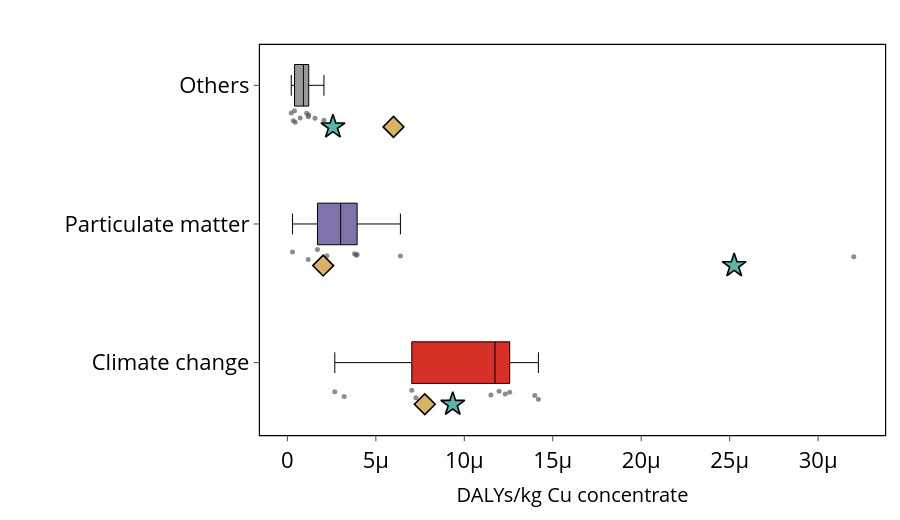

The notebook cell saved with this chart:
### Code cell
plot_lcia_boxes_for_reference_product(
    df_hh_eiv,
    reference_product="Cu concentrate",
    yaxis_label="DALYs/kg Cu concentrate",
    title="",
    output_html="results/Damages/boxplot_hh_cu_eiv.html",
    output_image="results/Damages/boxplot_hh_cu_eiv",
    image_format="pdf",
    **COMMON
)

plot_lcia_boxes_for_reference_product(
    df_hh_riv,
    reference_product="Cu concentrate",
    yaxis_label="DALYs/kg Cu concentrate",
    title="",
    output_html="results/Damages/boxplot_hh_cu_riv.html",
    output_image="results/Damages/boxplot_hh_cu_riv",
    image_format="pdf",
    **COMMON
)

### Figure 1 — Plotly figure (JSON) as saved in the notebook; plotly's stock layout.template omitted (floating-point values rounded to 4 significant figures)
{"data": [{"boxpoints": "all", "fillcolor": "#d73027", "hoverinfo": "text+x", "hovertext": ["Copper Mountain", "Gibraltar (Cu)", "Goldex (Cu)", "Highland Valley (Cu)", "Kidd Creek", "LaRonde (Cu)", "Mount Milligan", "Mount Polley", "New Afton", "Snow Lake (Cu)"], "jitter": 0.35, "line": {"color": "black", "width": 1}, "marker": {"color": "rgba(80,80,80,0.65)", "size": 5}, "orientation": "h", "showlegend": false, "width": 0.3, "x": [1.419e-05, 1.196e-05, 1.231e-05, 7.269e-06, 2.68e-06, 7.031e-06, 1.257e-05, 1.398e-05, 3.21e-06, 1.15e-05], "y": [0, 0, 0, 0, 0, 0, 0, 0, 0, 0], "type": "box"}, {"boxpoints": "all", "fillcolor": "#8073ac", "hoverinfo": "text+x", "hovertext": ["Copper Mountain", "Gibraltar (Cu)", "Goldex (Cu)", "Highland Valley (Cu)", "Kidd Creek", "LaRonde (Cu)", "Mount Milligan", "Mount Polley", "New Afton", "Snow Lake (Cu)"], "jitter": 0.35, "line": {"color": "black", "width": 1}, "marker": {"color": "rgba(80,80,80,0.65)", "size": 5}, "orientation": "h", "showlegend": false, "width": 0.3, "x": [3.941e-06, 3.889e-06, 6.388e-06, 2.233e-06, 3.793e-06, 1.949e-06, 1.177e-06, 3.201e-05, 2.869e-07, 1.7e-06], "y": [1, 1, 1, 1, 1, 1, 1, 1, 1, 1], "type": "box"}, {"boxpoints": "all", "fillcolor": "#999999", "hoverinfo": "text+x", "hovertext": ["Copper Mountain", "Gibraltar (Cu)", "Goldex (Cu)", "Highland Valley (Cu)", "Kidd Creek", "LaRonde (Cu)", "Mount Milligan", "Mount Polley", "New Afton", "Snow Lake (Cu)"], "jitter": 0.35, "line": {"color": "black", "width": 1}, "marker": {"color": "rgba(80,80,80,0.65)", "size": 5}, "orientation": "h", "showlegend": false, "width": 0.3, "x": [1.088e-06, 1.206e-06, 1.56e-06, 4.035e-07, 3.359e-07, 4.45e-07, 2.067e-06, 1.178e-06, 2.178e-07, 7.24e-07], "y": [2, 2, 2, 2, 2, 2, 2, 2, 2, 2], "type": "box"}, {"marker": {"color": "rgba(0,0,0,0)", "line": {"color": "black", "width": 1.5}, "size": 16, "symbol": "square"}, "mode": "markers", "name": "MetalliCan range", "showlegend": false, "x": [null], "y": [null], "type": "scatter"}, {"marker": {"color": "rgba(80,80,80,0.7)", "size": 10, "symbol": "circle"}, "mode": "markers", "name": "MetalliCan sites", "showlegend": false, "x": [null], "y": [null], "type": "scatter"}, {"marker": {"color": "#d8b365", "line": {"color": "black", "width": 1.6}, "size": 16, "symbol": "diamond"}, "mode": "markers", "name": "Ecoinvent", "showlegend": false, "x": [7.766e-06, 5.998e-06, 2.02e-06], "y": [-0.3, 1.7, 0.7], "type": "scatter"}, {"marker": {"color": "#5ab4ac", "line": {"color": "black", "width": 1.6}, "size": 18, "symbol": "star"}, "mode": "markers", "name": "Regioinvent", "showlegend": false, "x": [9.347e-06, 2.574e-06, 2.526e-05], "y": [-0.3, 1.7, 0.7], "type": "scatter"}], "layout": {"yaxis": {"tickmode": "array", "tickvals": [0, 1, 2], "ticktext": ["Climate change", "Particulate matter", "Others"], "tickfont": {"size": 22, "color": "black"}, "showgrid": false, "zeroline": false, "showline": true, "linecolor": "black", "linewidth": 1.2, "mirror": true, "ticks": "outside", "automargin": false}, "xaxis": {"title": {"text": "DALYs/kg Cu concentrate", "font": {"size": 20, "color": "black"}}, "tickfont": {"size": 22, "color": "black"}, "showgrid": false, "zeroline": false, "showline": true, "linecolor": "black", "linewidth": 1.2, "mirror": true, "ticks": "outside", "automargin": false}, "title": {"text": "", "x": 0.5, "font": {"size": 18, "color": "black"}}, "showlegend": false, "margin": {"l": 260, "r": 15, "t": 45, "b": 85}, "width": 900, "height": 520, "plot_bgcolor": "white", "paper_bgcolor": "white"}}
